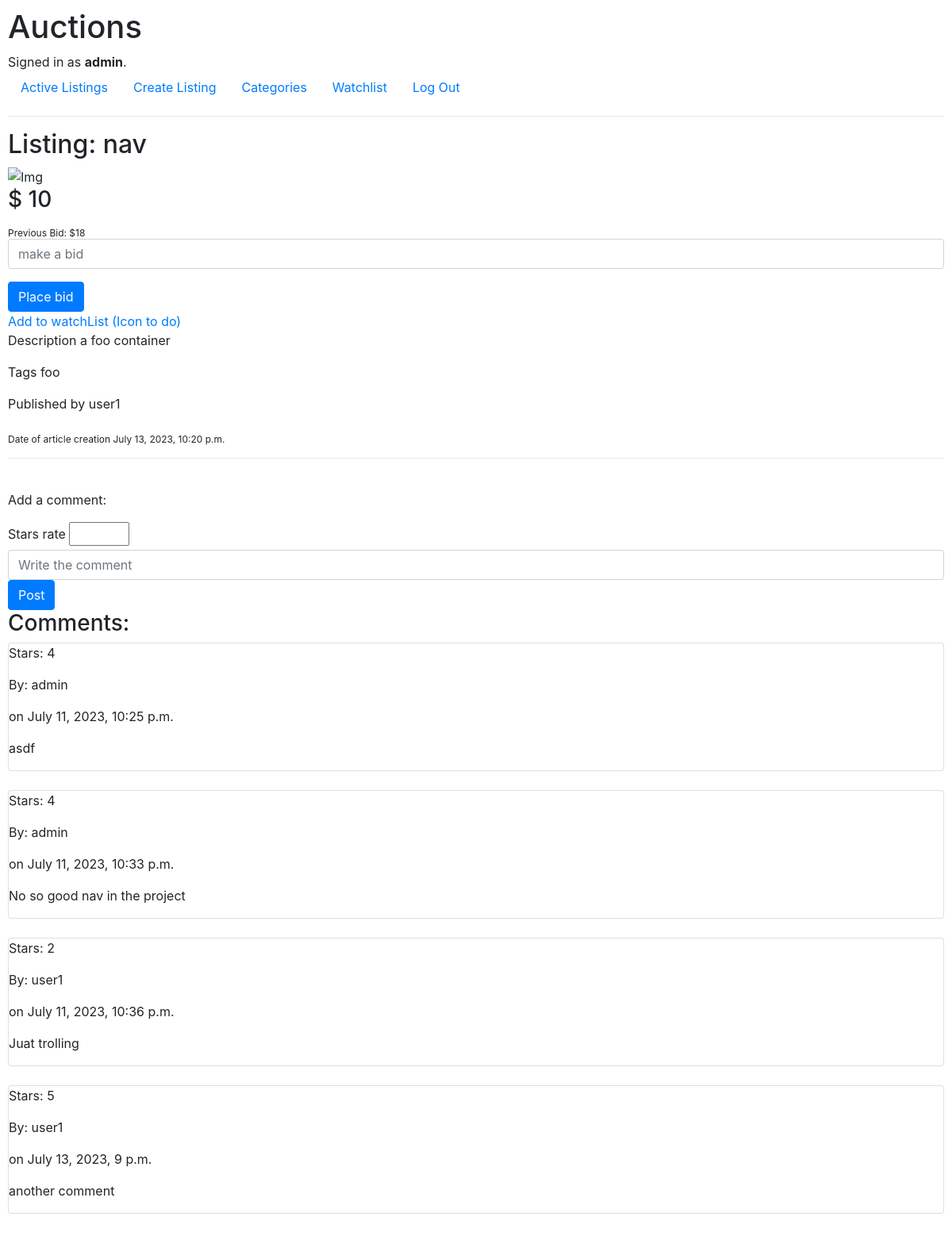
The app's page /4 (signed in) with its own data.
### auctions/models.py (models this page shows, shortened)
class User(AbstractUser):
    pass

class Listings(models.Model):
	title = models.CharField(max_length=100)
	description = models.TextField()
	bid = models.PositiveSmallIntegerField()
	image = models.URLField(blank=True)
	category = models.CharField(max_length=100)
	dateCreated = models.DateTimeField(auto_now=True)
	owner = models.ForeignKey(User, on_delete=models.CASCADE, null=True, related_name="creator")
	active = models.BooleanField(default=True)

class Comments(models.Model):
	stars = models.PositiveSmallIntegerField()
	comment = models.TextField()
	owner = models.ForeignKey(User, on_delete=models.CASCADE, null=True, blank=True, related_name="commenter")
	listing = models.ForeignKey(Listings, on_delete=models.CASCADE, null=True, blank=True, related_name="product")
	date = models.DateTimeField(auto_now=True)

### auctions/views.py (the view)
# urls.py: path("<int:id>", views.listing_item, name="itemListing"),
def listing_item(request, id):
    l = Listings.objects.get(pk=id)
    c = Comments.objects.filter(listing=id)
    b = Bids.objects.filter(listing = id)
    u = 'none user bid yet'
    h = l.bid
    for offers in b:
        if offers.bid > h:
            h = offers.bid
            u = offers.owner
    return render(request, "auctions/itemListing.html", {
        "item": l,
        "comments":c,
        "offers":b,
        "higherBid": h,
        "higherBidUser": u
    })

### auctions/templates/auctions/itemListing.html (shortened to what this page needs)
{% extends "auctions/layout.html" %}
{% block body %}
	<h2>
		{% if item.active == True %}
			Listing: {{item.title}}
		{% else %}
			Listing: {{item.title}}   CLOSED
		{% endif %}
	</h2>
	<img src="{{item.image}}" alt="Img" style="max-height: 350px;">
	<h3>
		{% if item.active == True %}
			$ {{item.bid}}
		{% endif %}
	</h3>
	<sub>Previous Bid:
		{% if higherBid <= item.bid %}
			No bids yet
		{% else %}
			${{higherBid}}
		{% endif %}
	</sub>
	{% if user.is_authenticated and item.active == True %}
		<form action="{% url 'newBid' %}" method="post">
			{% if higherBid <= item.bid %}
				<input type="number" name="offerBid" id="" min="{{item.bid}}" class="form-control" placeholder="make a bid">
			{% else %}
				<input type="number" name="offerBid" id="" min="{{higherBid}}" class="form-control" placeholder="make a bid">
			{% endif %}
			<input type="submit" value="Place bid" class="btn btn-primary">
		</form>
		<div class="watchlist">
			<a href="{% url 'watchlist' item.id user.id %}">Add to watchList (Icon to do)</a>
		</div>
	{% endif %}
	<p>Description {{item.description}} </p>
	<p>Tags {{item.category}} </p>
	<p>Published by {{item.owner}}</p>
	<sub>Date of article creation {{item.dateCreated}} </sub>
	<br>
	<hr>
	<br>
	{% if user.is_authenticated %}
		<form action="{% url 'newComment' %}" method="post">
			<p>Add a comment:</p>
			<label for="stars">Stars rate</label>
			<input type="number" name="stars" id="" min="1" max="5">
			<input type="text" name="comment" id="" class="form-control" placeholder="Write the comment">
			<input type="submit" value="Post" class="btn btn-primary">
		</form>
	{% endif %}
	<h3>Comments:</h3>
	{% for comment in comments %}
		<div class="card">
			<div class="primero">
				<div>
					<p>Stars: {{comment.stars}} </p>
					<p>By: {{comment.owner}} </p>
					<p>on {{comment.date}} </p>
				</div>
			</div>
			<div class="card-text segundo">
				<p>{{comment.comment}}</p>
			</div>
		</div>
		<br>
	{% endfor %}
{% endblock %}

### auctions/templates/auctions/layout.html (shortened to what this page needs)
{% load static %}
<!DOCTYPE html>
<html lang="en">
    <head>
        <link rel="stylesheet" href="https://stackpath.bootstrapcdn.com/bootstrap/4.4.1/css/bootstrap.min.css">
        <link href="{% static 'auctions/styles.css' %}" rel="stylesheet">
    </head>
    <body>
        <h1>Auctions</h1>
        <div>
            {% if user.is_authenticated %}
                Signed in as <strong>{{ user.username }}</strong>.
            {% else %}
                Not signed in.
            {% endif %}
        </div>
        <ul class="nav">
            <li class="nav-item">
                <a class="nav-link" href="{% url 'index' %}">Active Listings</a>
            </li>
            {% if user.is_authenticated %}
				<li class="nav-item">
					<a href="{% url 'newListing' %}" class="nav-link">Create Listing</a>
				</li>
				<li class="nav-item"><a href="#" class="nav-link">Categories</a></li>
				<li class="nav-item"><a href="{% url 'view_watchlist' %}" class="nav-link">Watchlist	</a></li>
                <li class="nav-item">
                    <a class="nav-link" href="{% url 'logout' %}">Log Out</a>
                </li>
            {% endif %}
        </ul>
        <hr>
        {% block body %}
        {% endblock %}
    </body>
</html>

### auctions/static/auctions/styles.css (style rules this page uses)
body { padding: 10px; }

### records on screen
User: username "admin"
Listings: title "nav", bid "10", description "a foo container", category "foo", owner "user1", dateCreated "July 13, 2023, 10:20 p.m."
Comments: stars "4", owner "admin", date "July 11, 2023, 10:25 p.m.", comment "asdf"
Comments: stars "4", owner "admin", date "July 11, 2023, 10:33 p.m.", comment "No so good nav in the project"
Comments: stars "2", owner "user1", date "July 11, 2023, 10:36 p.m.", comment "Juat trolling"
Comments: stars "5", owner "user1", date "July 13, 2023, 9 p.m.", comment "another comment"

### other values on screen
{{ higherBid }} "18"
